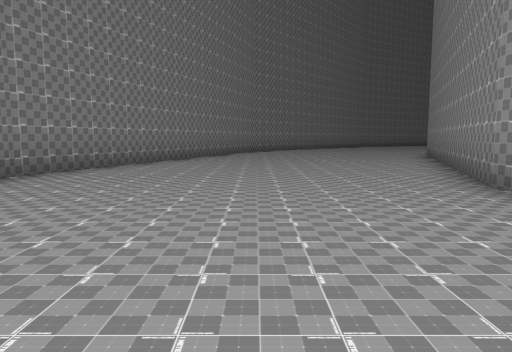
view 1 (above)

18 first-person views from a walk through a 3-D level made in the Unity game engine. The camera is 1.2 m above the floor, tilts 6° down and sees 70° across. The floor is counted in squares, 2 m on a side. Each view is taken from the middle of a square. On the plan, view 1 faces up. The plan holds only what a view shows up to about 10 squares ahead; the rest is blank. The place goes on beyond the plan. The player is left out. Some animated figures are left out.

view 2
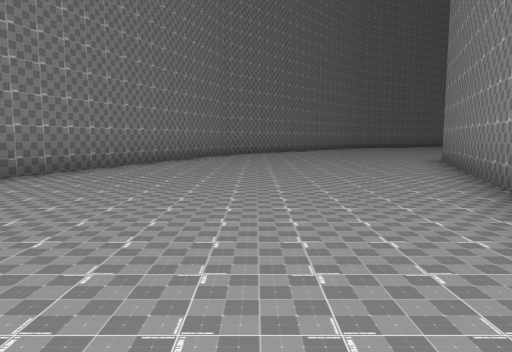

view 3
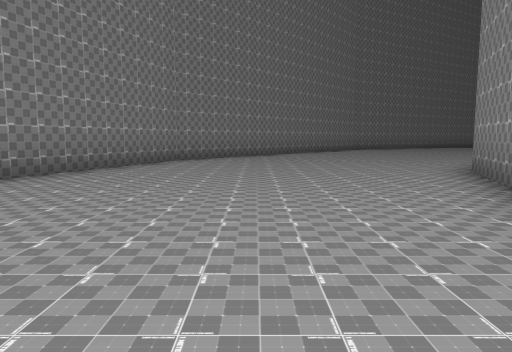

view 4
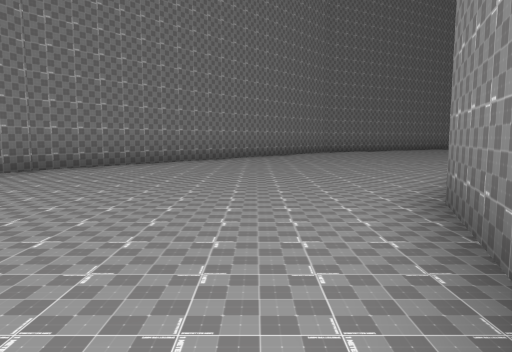

view 5
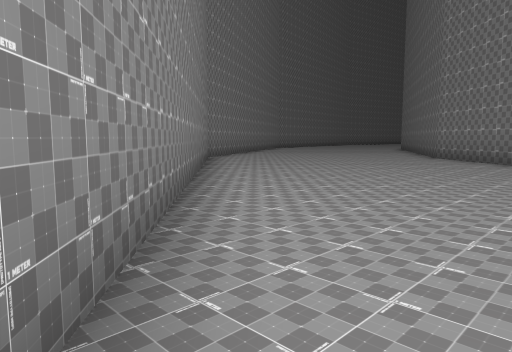

view 6
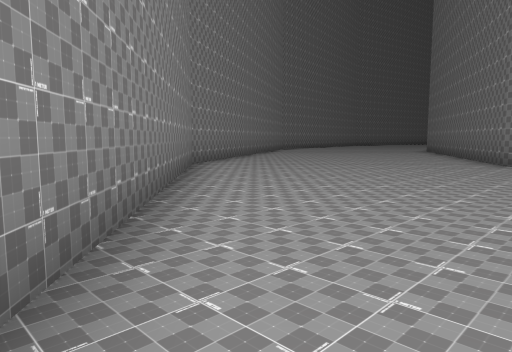

view 7
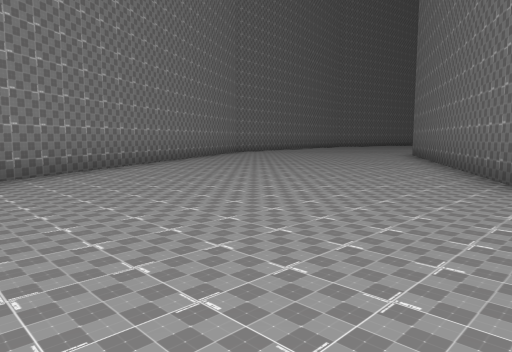

view 8
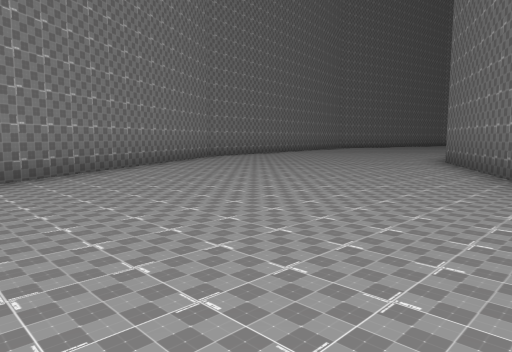

view 9
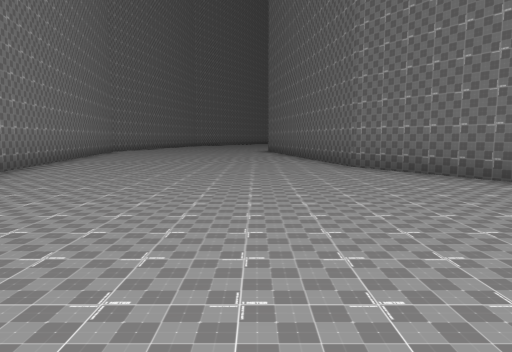

view 10
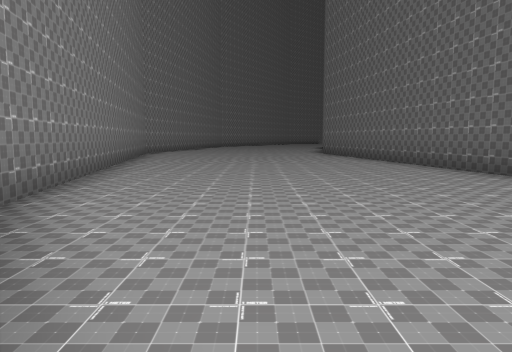

view 11
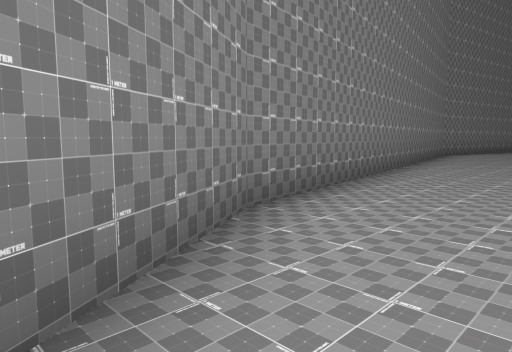

view 12
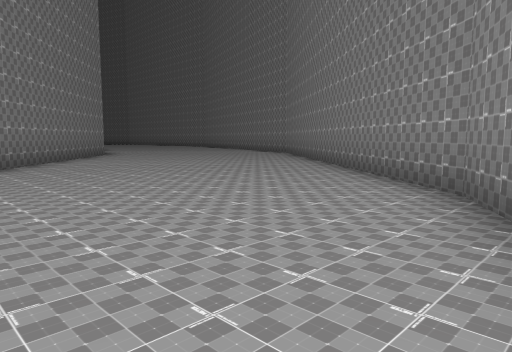

view 13
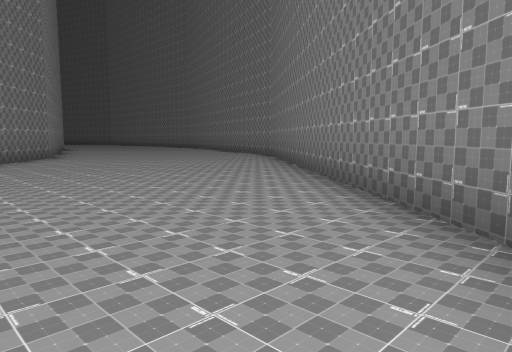

view 14
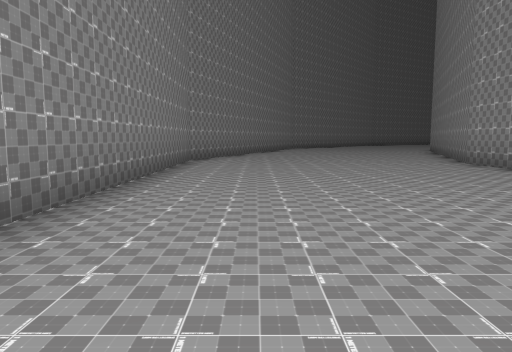

view 15
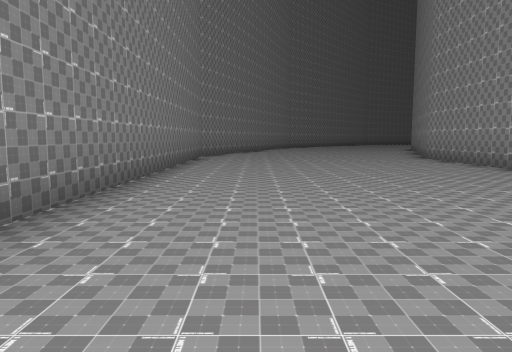

view 16
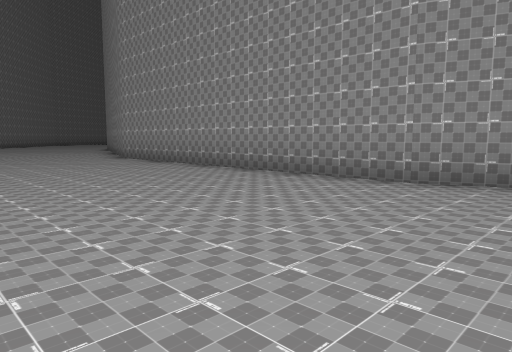

view 17
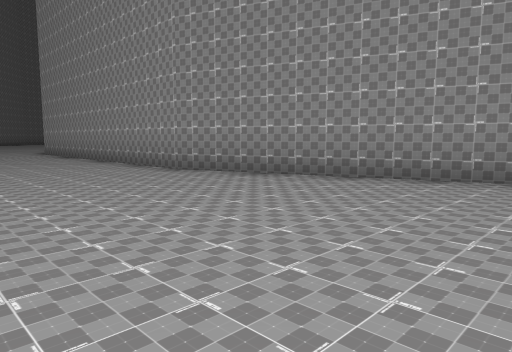

view 18
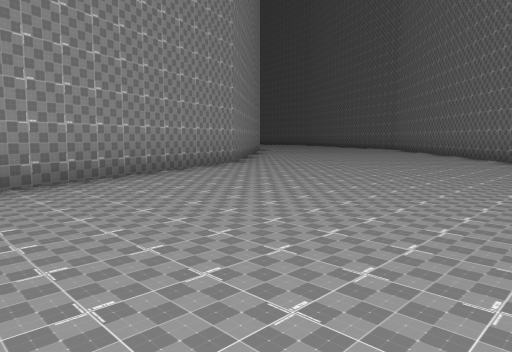

### Floor plan
Points are (right, up) in squares from view 1. A wall is a line through its corners. A room is listed if a view was taken in it or the views show most of it. See-through windows are left out.
Room 1 (views 1, 2, 3, 4, 5, 6, 7, 8, 9, 10, 11, 12, 13, 14, 15, 16, 17, 18)
walls: (6.1, 12.7) (11.2, 18.8) (18.5, 23) (23.1, 23.8); (6.5, -12.8) (5.8, -12) (2.9, -4.1) (2.9, 4.4) (5.8, 12.4); (0.8, -16.4) (1.8, -17.5); (23.5, 30.5) (16.1, 29.2) (6.8, 23.9) (-0.1, 15.7) (-3.7, 5.5) (-3.7, -3.6)

Positions as (right, up) in squares from view 1, and headings:
1: (0, 0), facing up
2: (1, 3), facing up
3: (2, 6), facing up
4: (4, 9), facing up
5: (0, 15), facing up-right
6: (2, 17), facing up-right
7: (6, 18), facing up-right
8: (9, 20), facing up-right
9: (11, 25), facing right
10: (13, 27), facing right
11: (14, 27), facing up-right
12: (11, 25), facing down-left
13: (9, 24), facing down-left
14: (-2, -4), facing up
15: (-2, -6), facing up
16: (-2, -6), facing up-right
17: (-1, -10), facing up-right
18: (-1, -6), facing down-right
